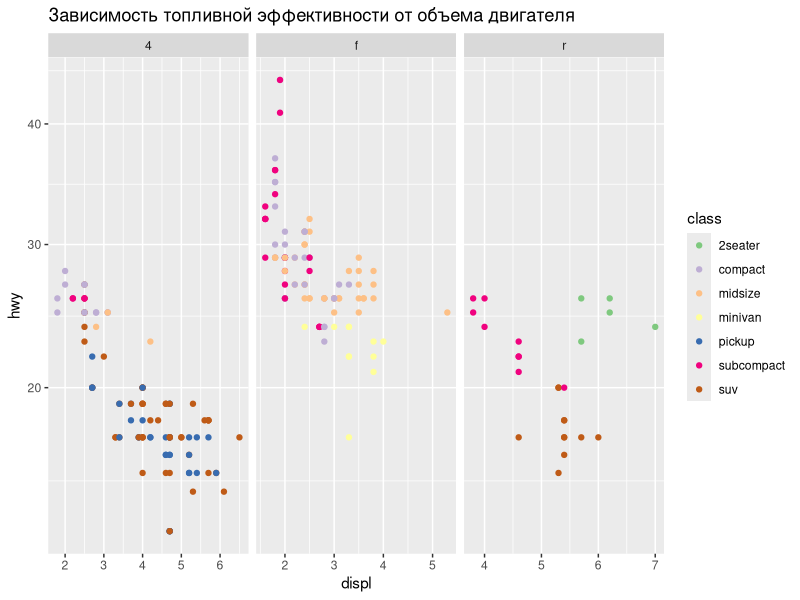
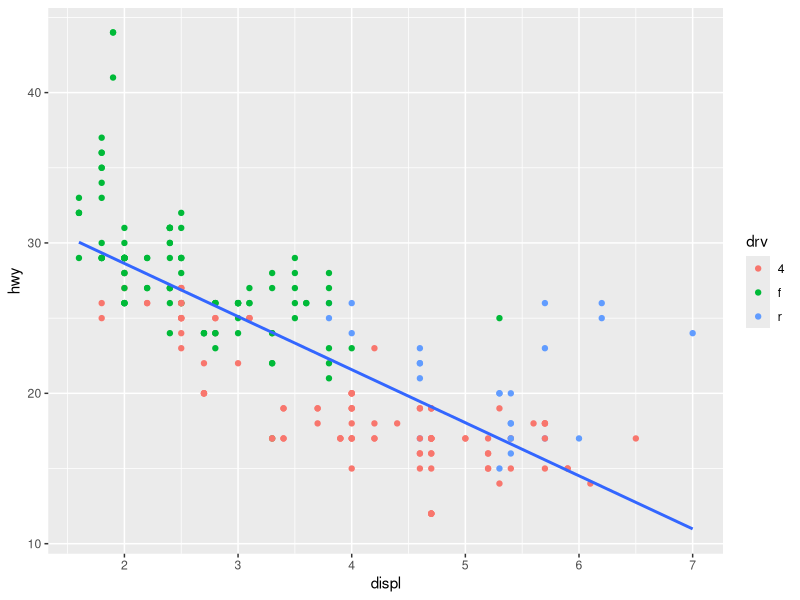
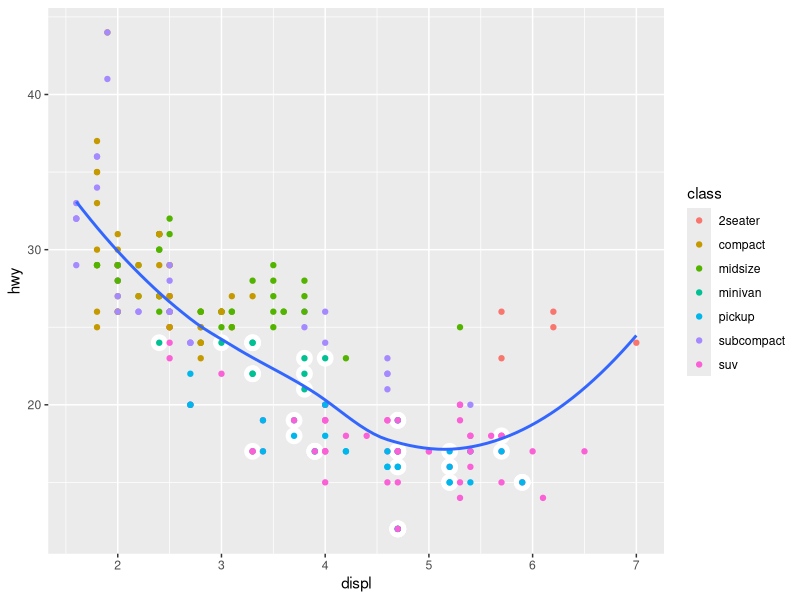
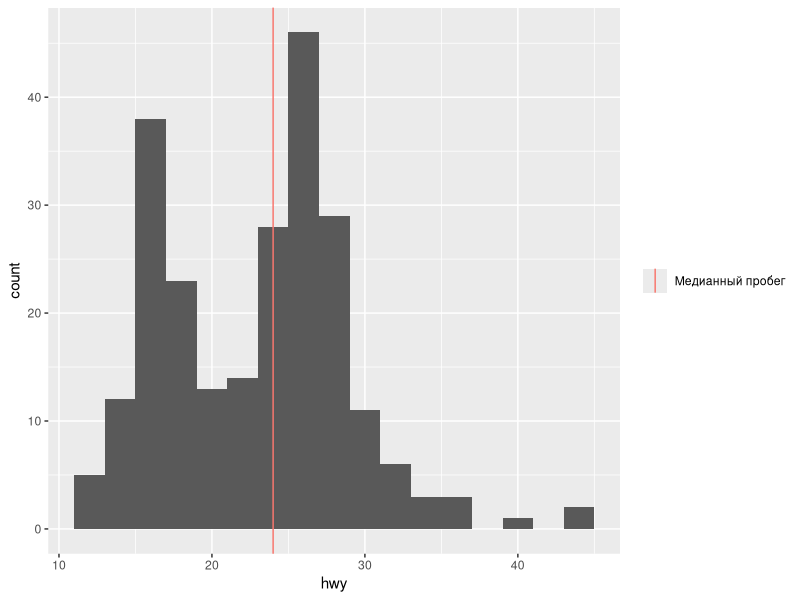
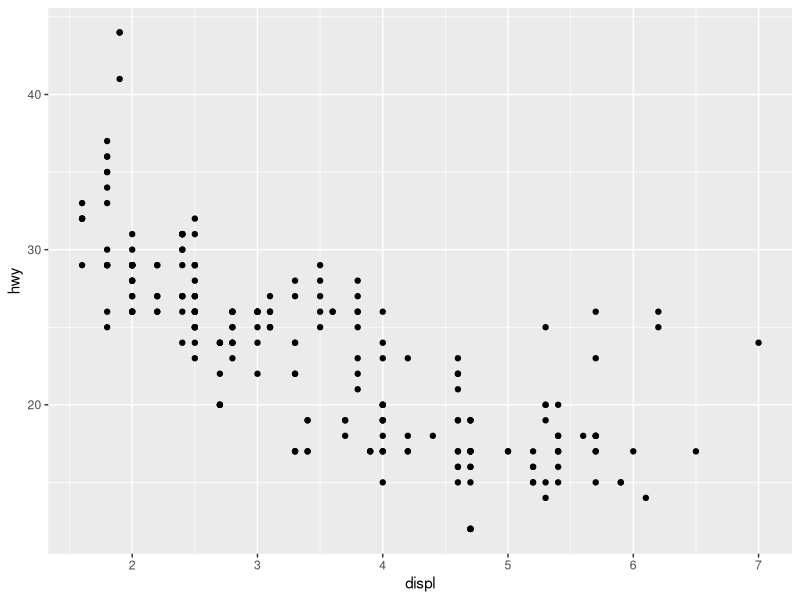
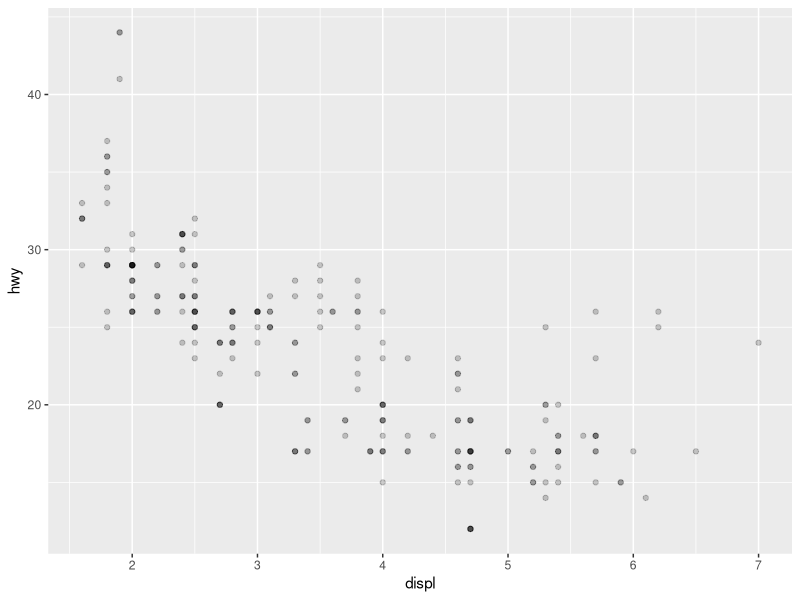
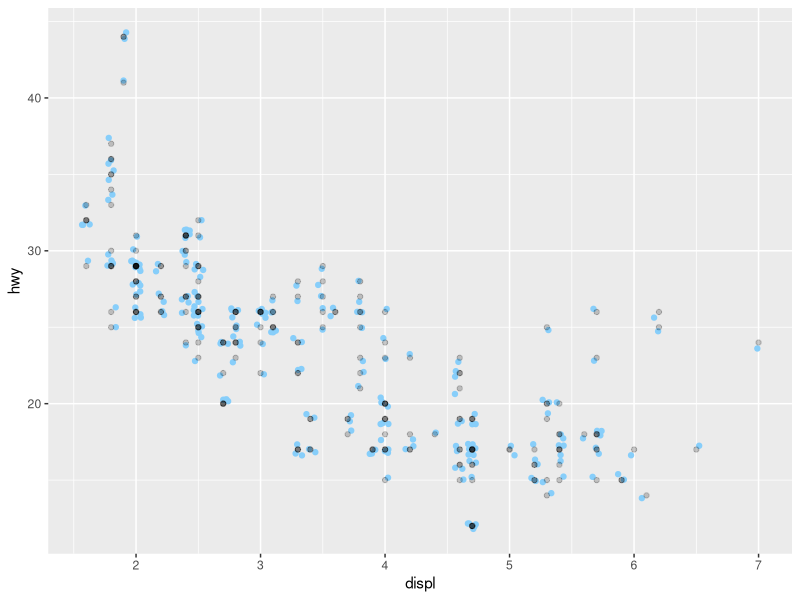
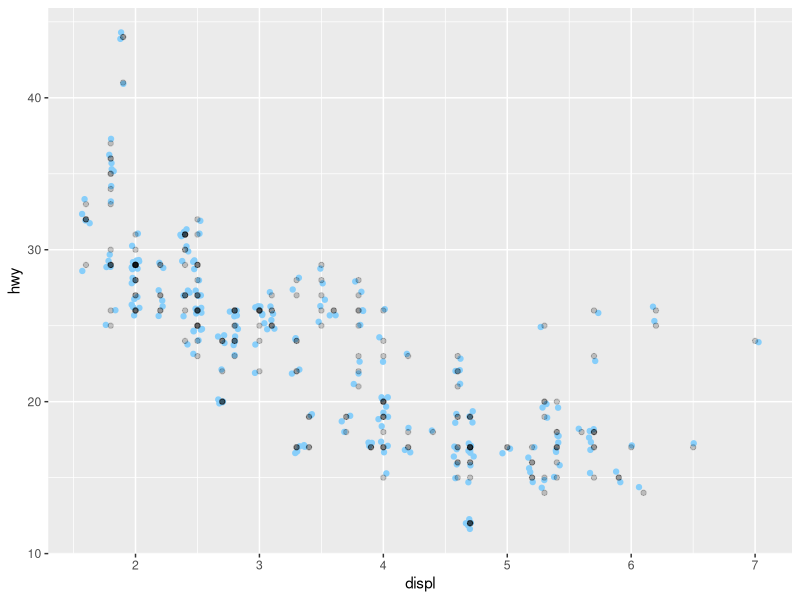

Write R code to recreate these figures, in order.
## ---- chunk 1
library(tidyverse)
library(forcats) # работа с факторами
library(scales) # процентный формат для осей на графике
## ---- chunk 2
data(mpg)
head(mpg)

ggplot(data = mpg) + 
  geom_point(mapping = aes(x = displ, y = hwy, color = class)) +
  scale_color_brewer(palette = 'Accent') + 
  scale_y_sqrt() +
  facet_wrap(~drv, scales = 'free_x') +
  labs(title = 'Зависимость топливной эффективности от объема двигателя')

## ---- chunk 3

ggplot(data = mpg, 
       mapping = aes(x = displ, y = hwy)) + # общие для всех слоев связи
  geom_point(mapping = aes(color = drv)) + # x и y уже заданы, добавляем цвет
  geom_smooth(method = 'lm', se = FALSE) # x и y уже заданы

## ---- chunk 4
data(diamonds)
head(diamonds)
## ---- chunk 5
# Раскомментируйте и допишите код:

#ggplot(data = diamonds, ...) +
#  geom_point(...) +
#  geom_smooth(...)

## ---- chunk 6
ggplot(data = mpg, 
       mapping = aes(x = displ, y = hwy)) + 
  
  geom_point(data = 
               filter(mpg, manufacturer == 'dodge'), 
             color = 'white', size = 5) +
  
  geom_point(mapping = aes(color = class)) +
  
  geom_smooth(se = FALSE)
## ---- chunk 7
ggplot(data = mpg) + 
  geom_histogram(mapping = aes(x = hwy), 
                 binwidth = 2)  +
  
  geom_vline(mapping = 
               aes(xintercept = median(hwy),
                   color = 'Медианный пробег'),
             show.legend = TRUE) +
  
  labs(color = NULL)

## ---- chunk 8
# Исходный график с наложением
ggplot(data = mpg) +
  geom_point(mapping = aes(x = displ, y = hwy))

# Прозрачность делает точки видимыми
ggplot(data = mpg) +
  geom_point(mapping = aes(x = displ, y = hwy), 
             alpha = 0.2)

## ---- chunk 9

ggplot(data = mpg,
       mapping = aes(x = displ, y = hwy)) +
  
  geom_point(position = 'jitter',
             color = 'lightskyblue') +

  geom_point(alpha = 0.2)
  

## ---- chunk 10

ggplot(data = mpg,
       mapping = aes(x = displ, y = hwy)) +
  
  geom_jitter(color = 'lightskyblue') +

  geom_point(alpha = 0.2)

